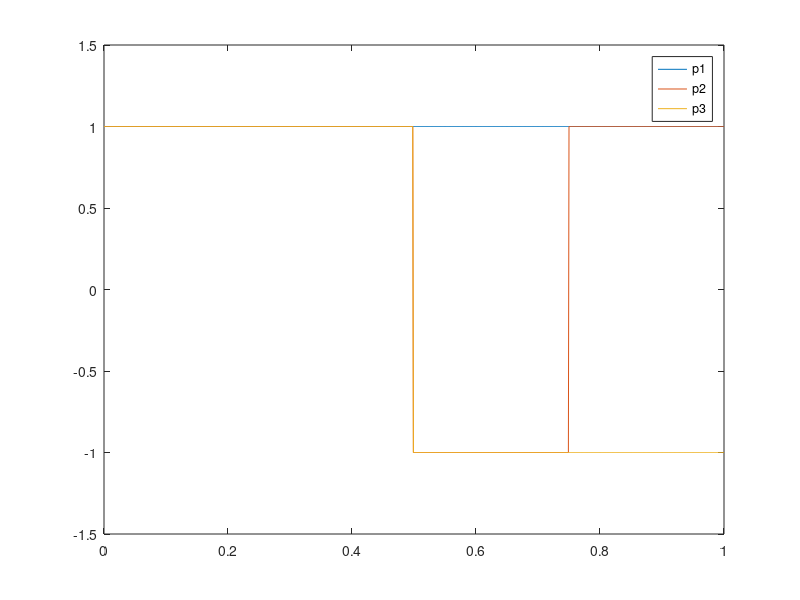
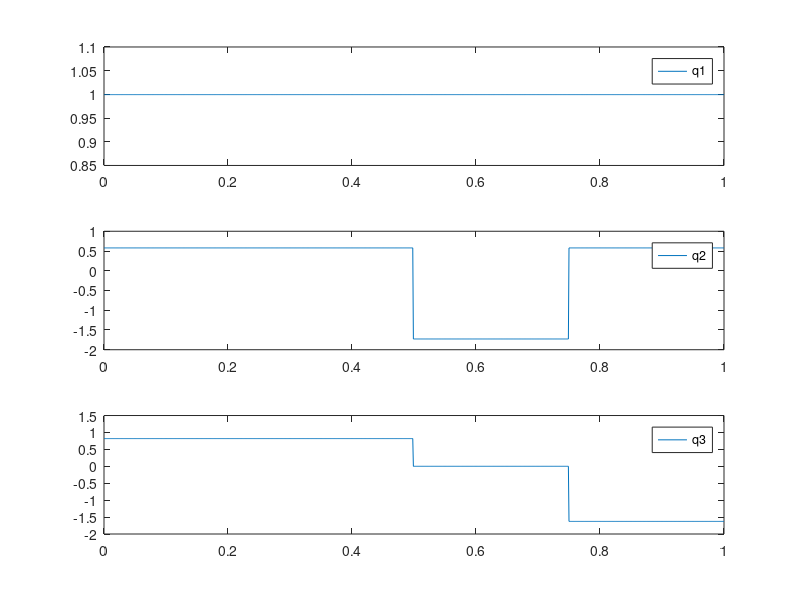
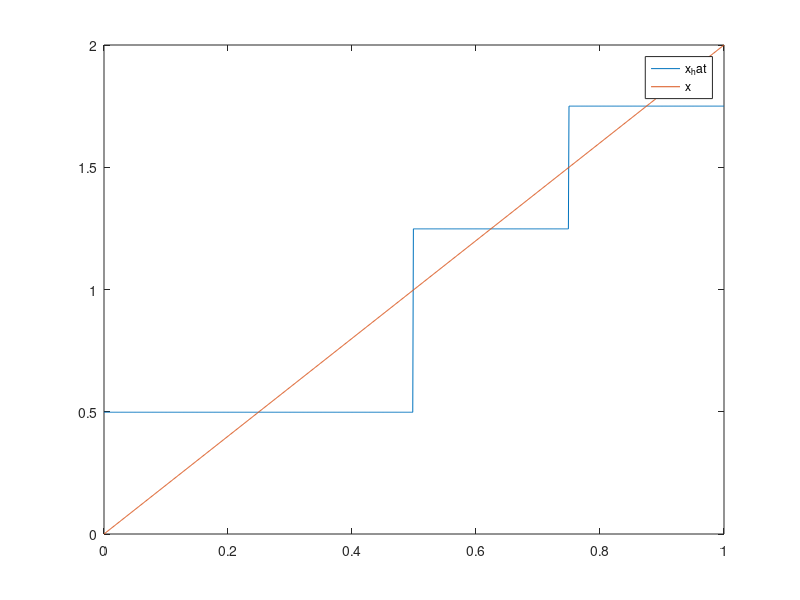

Reproduce these figures in MATLAB, in order.
% % Midterm 1 
% clear;
% clc;
% 
% %problem 2 a
% A = [1 1; 2 0; -1 1];
% temp = A'*A;
% temp = temp\(A');
% P = A*temp;
% c = [-1 ; 1 ; 1];
% x = P*c;
% clear;
% clc
% 
% %problem 2 d
% x = [1 2; -1 1];
% y = [-2 1 ; 2 2];
% temp = x*y'
% clear;
% clc;
% 
% %problem 3
% % a
% data = load('mid1_p3_data.mat').data
% t = data(:,1);
% y = data(:,2);
% id = data(:,3);
% temp = zeros(size(t,1),1) +1;
% A = [temp , t , t.^2 , t.^3];
% a = pinv(A)*y;
% poly_fit = a(1) + a(2)*t + a(3)*t.^2 + a(4)*t.^3;
% scatter(t,y);
% hold on;
% plot(t,poly_fit);
% 
% %part b
% p = A'*y;
% norm = sqrt(y'*y - a'*p);
% 
% % part c
% temp1 = (id-2)*(-1);
% temp2 = (id-1)*10;
% w = temp1 + temp2;
% W = diag(w);
% c = (A'*W*A)\(A')*W*y;
% poly_fit_weight = c(1) + c(2)*t + c(3)*t.^2 + c(4)*t.^3;
% plot(t, poly_fit_weight);
% legend("data points", "polynomial fit", "weighted polynomial fit");
% clear;
% clc;
% 
% %part d
% norm_w = sqrt(y'*y - c'*p)

% %problem 4
% %part a
% B = [1 0 ; 1 1 ; 0 1];
% Pr = B*pinv(B);
% %part b
% P_squared = Pr*Pr;
% %part c
% x = [1; -1; 2];
% range = Pr*x
% nullspace = range - x;
%clear;
%clc

%problem 5
%part a
t = linspace(0,1,1001)';
p1 = t*0 + 1;
p2 = p1;
p2(500:750) = -1;
p3 = p1;
p3(500:1001) = -1;
figure(1);
plot(t,p1,t,p2,t,p3);
legend("p1" , "p2" , "p3");
axis([0 1 -1.5 1.5]);
hold off;
e1 = p1;
dt = t(2) - t(1);
q1 = e1 ./ sqrt(sum(e1.*e1*dt));
e2 = p2 - sum(p2.*q1*dt)*q1;
q2 = e2 ./ sqrt(sum(e2.*e2*dt));
e3 = p3 - sum(p3.*q1*dt)*q1 - sum(p3.*q2*dt)*q2;
q3 = e3 ./ sqrt(sum(e3.*e3*dt));

%part b
figure(2);
subplot(3,1,1);
plot(t,q1);
legend("q1");
subplot(3,1,2);
plot(t,q2);
legend("q2");
subplot(3,1,3);
plot(t,q3);
legend("q3");
axis([0 1 -2 1.5]);

%part c
x = 2*t;
A = [q1 q2 q3];
P = A*pinv(A);
x_hat = P*x;
figure(3);
plot(t,x_hat,t,x);
legend("x_hat","x");

%part d

